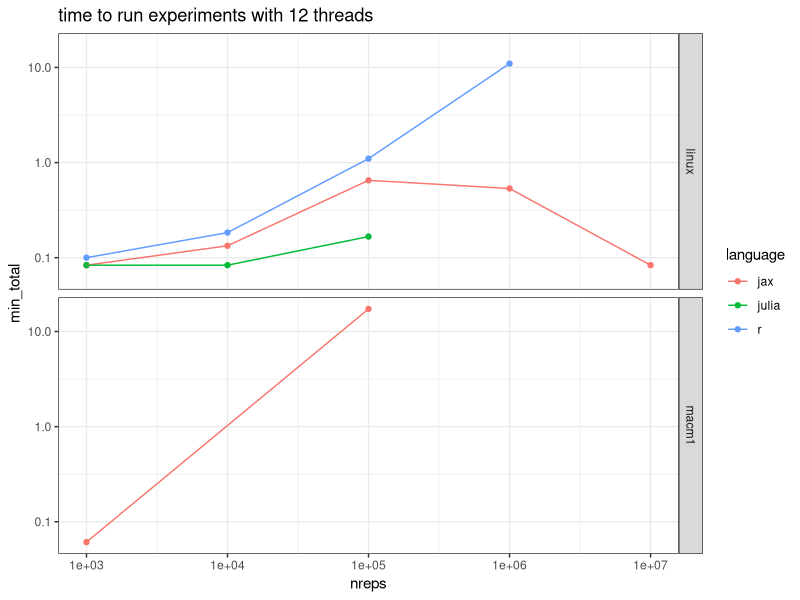
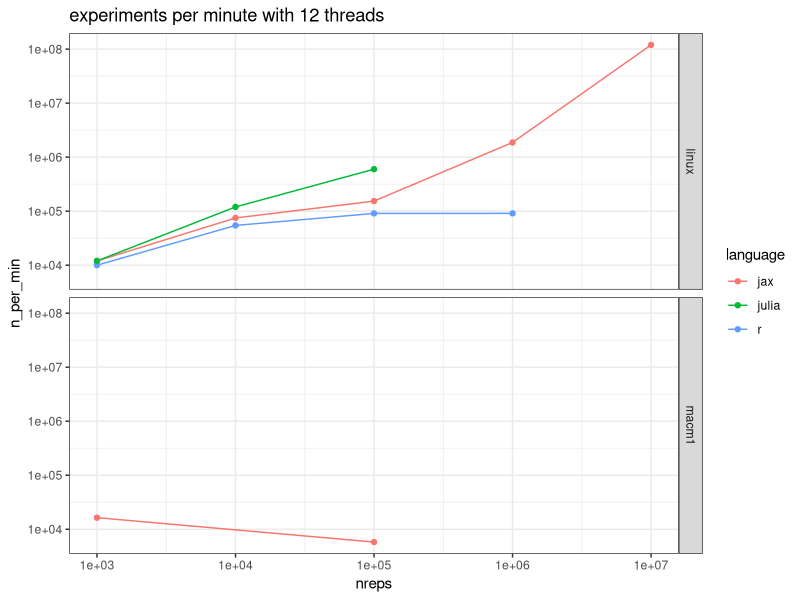
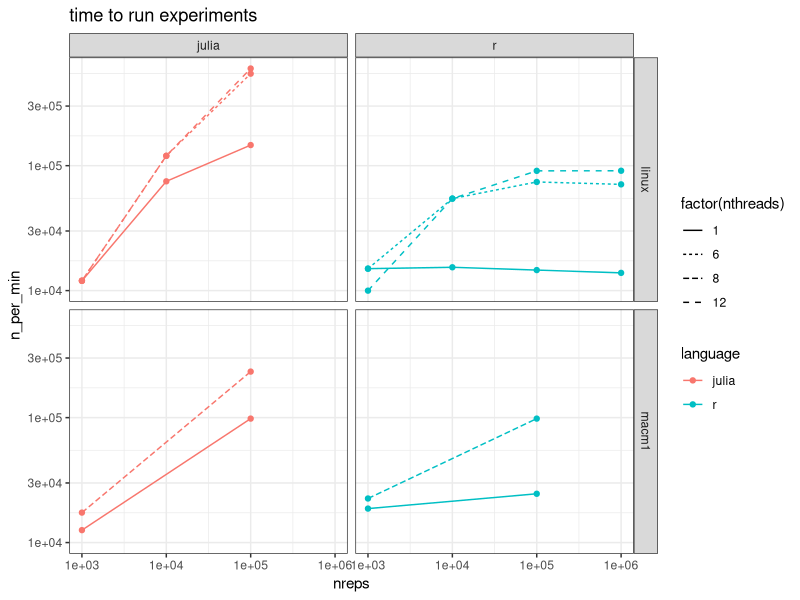

Write the R code that produced these figures, in order.
## ---- chunk 1
#| label: fig-times
#| eval: true
#| echo: false

suppressMessages(library(data.table))
suppressMessages(library(purrr))
library(stringr)
library(ggplot2); theme_set(theme_bw())
library(knitr)

lns <- readr::read_lines('timings.txt')

timings <- data.table(raw_string=lns)
timings[, string:=str_trim(raw_string)] # remove white space
timings <- timings[str_starts(string, "Rscript|julia|python")] # remove warings / errors
timings[, command:=word(string)]
timings[command=='Rscript', language:='r']
timings[command=='python', language:='jax']
timings[command=='julia', language:='julia']
timings[, time_str:=str_extract(string, "(?<=cpu\\ )(.*)(?= total)")]
timings[, milliseconds:=as.integer(str_extract(time_str, "(\\d+)$"))]
timings[, seconds     :=as.integer(str_extract(time_str, "(\\d+)(?=.)"))]
timings[, minutes     :=as.integer(str_extract(time_str, "(\\d+)(?=:)"))]
timings[is.na(minutes), minutes:=0]

# check if there are timings from bash
if (file.exists('bashtimings.txt')) {
  blns <- readr::read_lines('bashtimings.txt')
  btimings <- data.table(raw_string=blns)
  btimings[, string:=str_trim(raw_string)] # remove white space
  btimings[, string:=str_replace(string, "real\t", "")]
  btimings[, minutes:=as.integer(str_extract(string, "^(\\d+)"))]
  btimings[, seconds:=as.integer(str_extract(string, "(?<=m)(\\d+)"))]
  btimings[, milliseconds:=as.integer(str_extract(string, "(?<=m)(\\d+)"))]
  btimings[, language:=str_extract(string, "(?<=s )[a-z]+")]
  timings <- rbindlist(list(
    macm1=timings,
    linux=btimings
  ), idcol="machine", fill=T)
}

timings[, nreps:=as.integer(str_extract(string, "(\\d+)(?= nreps)"))]
timings[, nthreads:=as.integer(str_extract(string, "(\\d+)(?= nthreads)"))]
max_threads <- max(timings$nthreads, na.rm=T)

timings[, sec_total:=60*minutes + seconds + milliseconds / 1000]
timings[, min_total:=sec_total / 60]
timings[is.na(nthreads) & language == 'jax', nthreads:=max_threads]
timings[is.na(nthreads) & language %in% c('r', 'julia'), nthreads:=1L]

# add some vars
timings[, n_per_min:=nreps / min_total]
timings[, log_n_per_min:=log(n_per_min)]

ggplot(timings[nthreads==max_threads], aes(x=nreps, y=min_total, col=language)) +
  geom_point() + geom_line() + 
  scale_x_log10() + scale_y_log10() + 
  ggtitle(paste0("time to run experiments with ", max_threads, " threads")) + 
  facet_grid(machine~.)
## ---- chunk 2
#| label: fig-speeds
#| eval: true
#| echo: false

ggplot(timings[nthreads==max_threads], aes(x=nreps, y=n_per_min, col=language)) +
  geom_point() + geom_line() + 
  scale_x_log10() + scale_y_log10() + 
  ggtitle(paste0("experiments per minute with ", max_threads, " threads")) + 
  facet_grid(machine~.)
## ---- chunk 3
#| label: fig-threads
#| eval: true
#| echo: false

ggplot(timings[language!='jax'], aes(x=nreps, y=n_per_min, col=language)) +
  geom_point() + geom_line(aes(linetype=factor(nthreads))) + 
  scale_x_log10() + scale_y_log10() + 
  facet_grid(machine~language) +
  ggtitle("time to run experiments")
## ---- chunk 4
#| label: tbl-best-per-language
#| eval: true
#| echo: false

timings[order(-n_per_min), lang_order:=1:.N, by=c('language', 'machine')]
tabcols <- c('nreps', 'nthreads', 'min_total', 'log_n_per_min', 'language', 'machine')
kable(timings[lang_order==1, .SD, .SDcols=tabcols])
## ---- chunk 5
#| label: tbl-topspeeds
#| eval: true
#| echo: false

# best_r_speed <- as.numeric(timings[lang_order==1&language=='r', n_per_min])
best_r_speeds <- timings[lang_order==1&language=='r', list(n_per_min, machine)]
timings[best_r_speeds, vs_r_speedup:=n_per_min/i.n_per_min, on='machine']
tabcols <- c(tabcols, 'vs_r_speedup')
kable(timings[order(-n_per_min), .SD, .SDcols=tabcols][1:5])
## ---- chunk 6
#| label: tbl-speeds
#| eval: true
#| echo: false

kable(timings[, .SD, .SDcols=tabcols])
